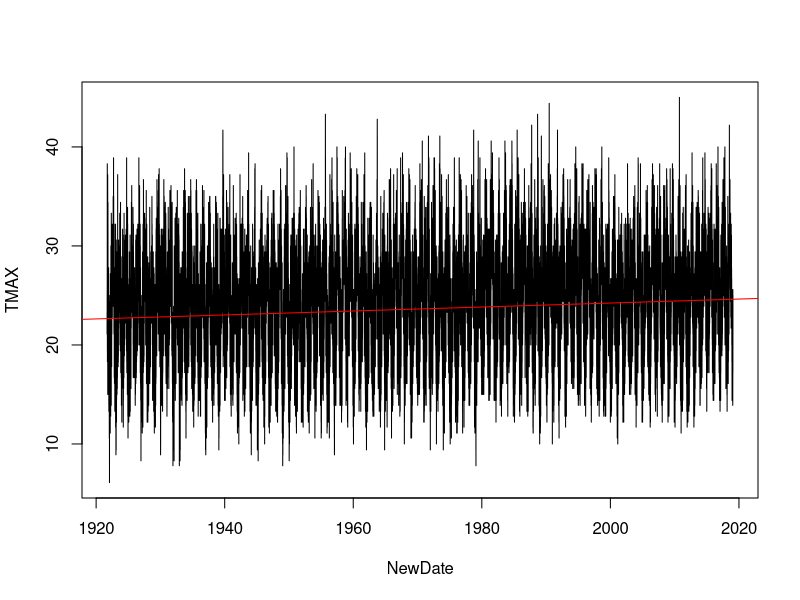
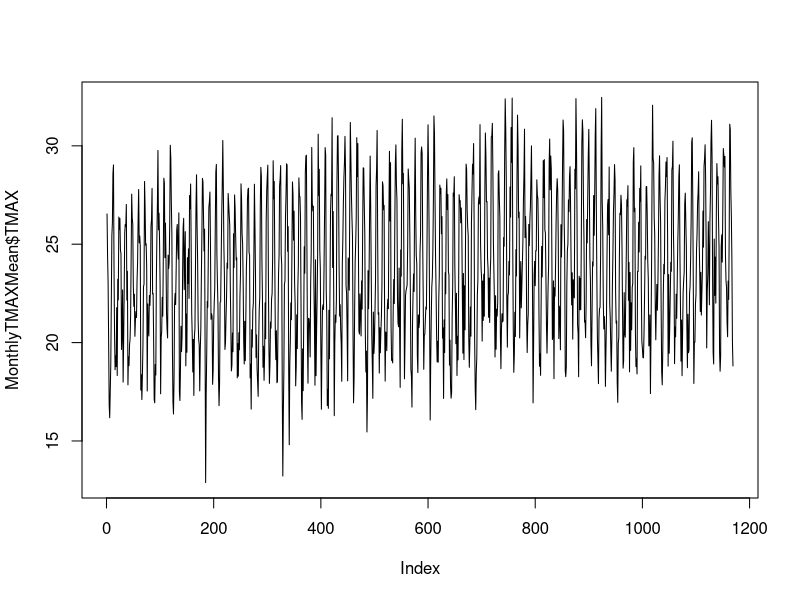
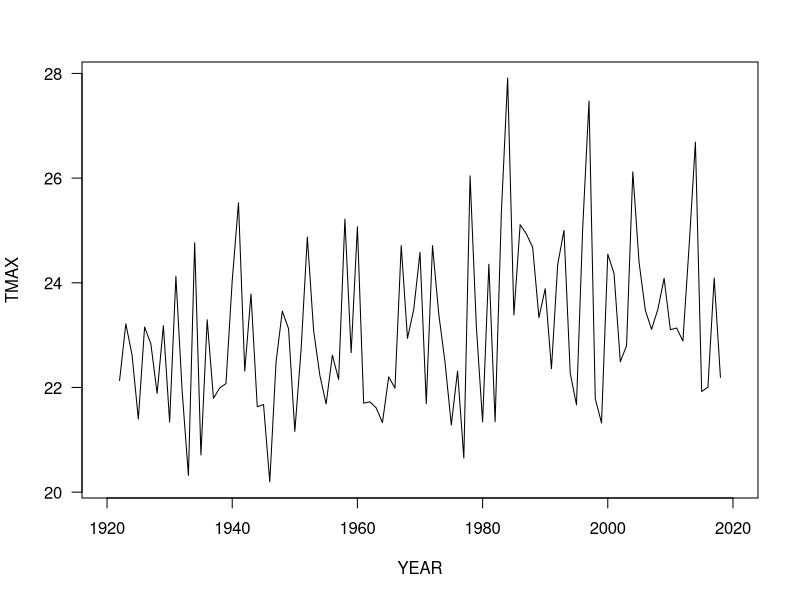
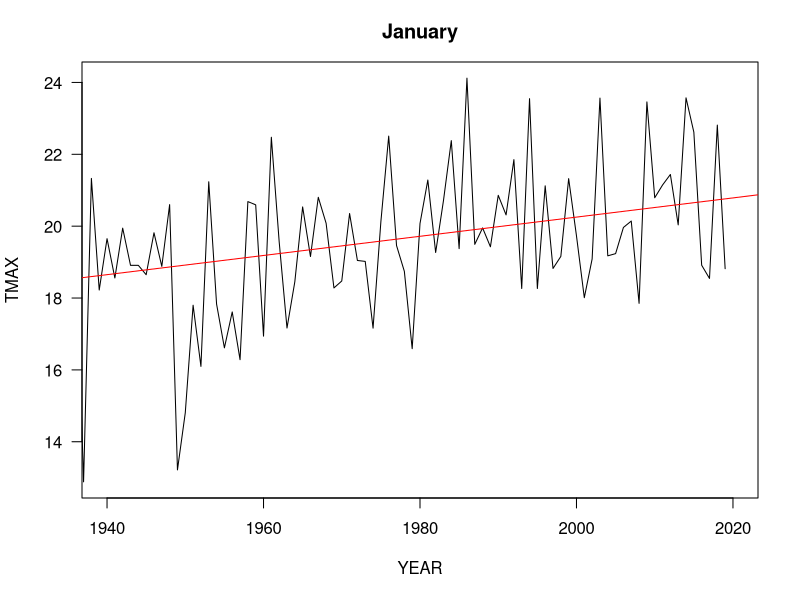
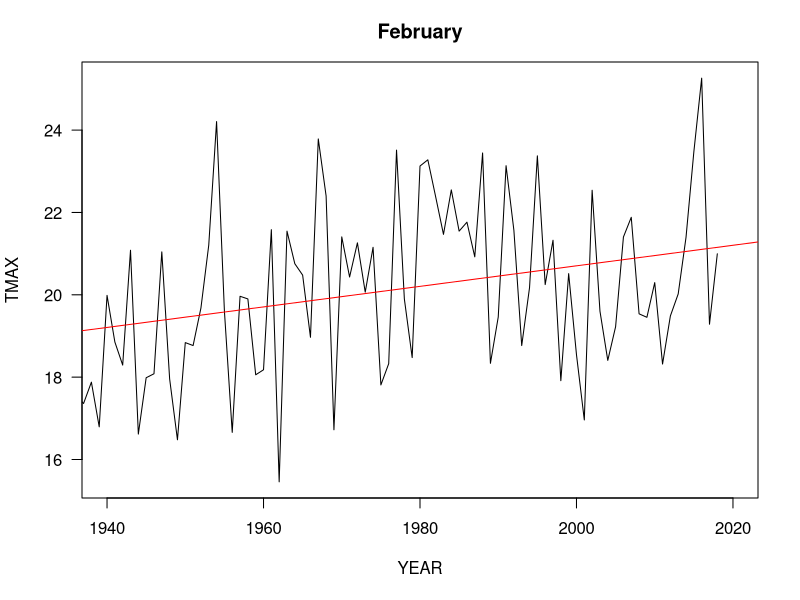
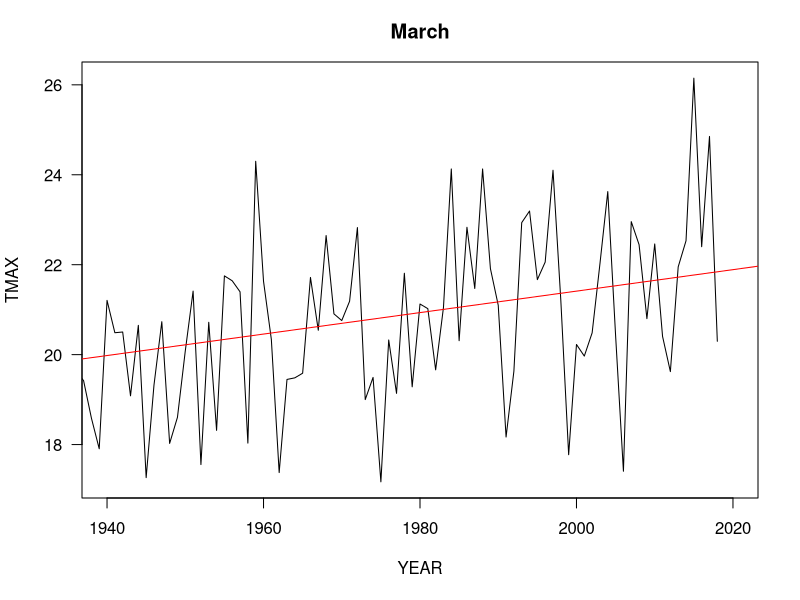
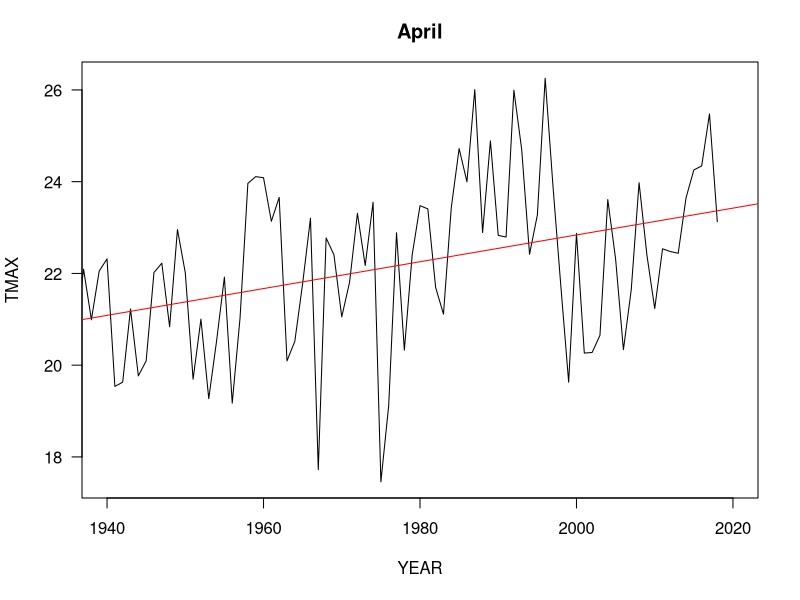
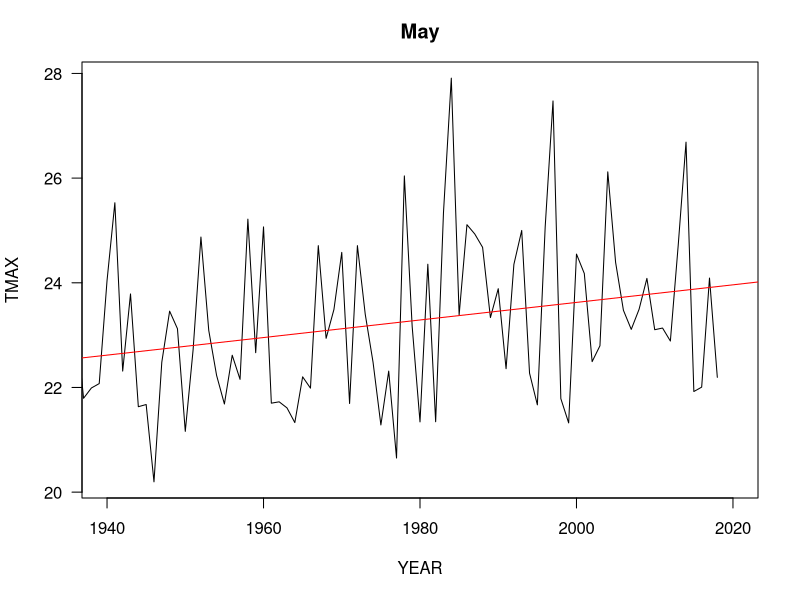

Generate these figures, in order, with R:
## ---- chunk 1
knitr::opts_chunk$set(echo = TRUE)


## ---- chunk 2
summary(cars)
## ---- chunk 3
old_data=read.csv("Makeda_Los Angeles_data.csv")
climate_data=old_data[3000:38565,]
strDates=as.character(climate_data$DATE)
climate_data$NewDate=as.Date(strDates, "%m/%d/%Y")
plot(TMAX~NewDate, climate_data, ty='l')
abline(lm(TMAX~NewDate,climate_data),col="red")
lm(TMAX ~ NewDate, data=climate_data)
summary(lm(TMAX ~ NewDate, data=climate_data))
climate_data$Month = format(as.Date(climate_data$NewDate), format = "%m")
climate_data$Year = format(climate_data$NewDate, format="%Y")
MonthlyTMAXMean = aggregate(TMAX ~ Month + Year, climate_data, mean)
MonthlyTMAXMean$YEAR = as.numeric(MonthlyTMAXMean$Year)
MonthlyTMAXMean$MONTH = as.numeric(MonthlyTMAXMean$Month)
plot(MonthlyTMAXMean$TMAX, ty='l')
# First I create a vector of months
Months = c("January", "February", "March", "April",
"May", "June", "July", "August", "September", "October",
"November", "December")
# Create a panel so I can see all the figures at
# once.
par(mfrow = c(4, 3), mar = c(5, 4, 3, 2) + 0.1)
TMAXresult <- NA

par(mfrow=c(1,1))
plot(TMAX ~ YEAR, data = MonthlyTMAXMean[MonthlyTMAXMean$MONTH ==
5, ], ty = "l", las = 1, xlim = c(1920, 2020))



for (i in 1:12) {
# plot(MonthlyTMAXMean£TMAX[MonthlyTMAXMean£Month==i],
# ty='l')
plot(TMAX ~ YEAR, data = MonthlyTMAXMean[MonthlyTMAXMean$MONTH ==
i, ], ty = "l", las = 1, xlim = c(1940, 2020),
main = Months[i])
Month.lm <- lm(TMAX ~ YEAR, data = MonthlyTMAXMean[MonthlyTMAXMean$MONTH ==
i, ])
summary(Month.lm)
abline(coef(Month.lm), col = "red")
TMAXresult <- rbind(TMAXresult, cbind(Months[i],
round(coef(Month.lm)[2], 4), round(summary(Month.lm)$coefficients[2,
4], 4), round(summary(Month.lm)$r.squared,
3)))
print(summary(Month.lm))
}



plot(TMIN~NewDate, climate_data, ty='l')
abline(lm(TMIN~NewDate,climate_data),col="red")
lm(TMIN ~ NewDate, data=climate_data)
summary(lm(TMIN ~ NewDate, data=climate_data))
climate_data$Month = format(as.Date(climate_data$NewDate), format = "%m")
climate_data$Year = format(climate_data$NewDate, format="%Y")
MonthlyTMINMean = aggregate(TMIN ~ Month + Year, climate_data, mean)
MonthlyTMINMean$YEAR = as.numeric(MonthlyTMINMean$Year)
MonthlyTMINMean$MONTH = as.numeric(MonthlyTMINMean$Month)
plot(MonthlyTMINMean$TMIN, ty='l')
# First I create a vector of months
Months = c("January", "February", "March", "April",
"May", "June", "July", "August", "September", "October",
"November", "December")
# Create a panel so I can see all the figures at
# once.
par(mfrow = c(4, 3), mar = c(5, 4, 3, 2) + 0.1)
TMINresult <- NA

par(mfrow=c(1,1))
plot(TMIN ~ YEAR, data = MonthlyTMINMean[MonthlyTMINMean$MONTH ==
5, ], ty = "l", las = 1, xlim = c(1920, 2020))



for (i in 1:12) {
# plot(MonthlyTMINMean£TMAX[MonthlyTMINMean£Month==i],
# ty='l')
plot(TMIN ~ YEAR, data = MonthlyTMINMean[MonthlyTMINMean$MONTH ==
i, ], ty = "l", las = 1, xlim = c(1940, 2020),
main = Months[i])
Month.lm <- lm(TMIN ~ YEAR, data = MonthlyTMINMean[MonthlyTMINMean$MONTH ==
i, ])
summary(Month.lm)
abline(coef(Month.lm), col = "red")
TMINresult <- rbind(TMINresult, cbind(Months[i],
round(coef(Month.lm)[2], 4), round(summary(Month.lm)$coefficients[2,
4], 4), round(summary(Month.lm)$r.squared,
3)))
print(summary(Month.lm))
}
